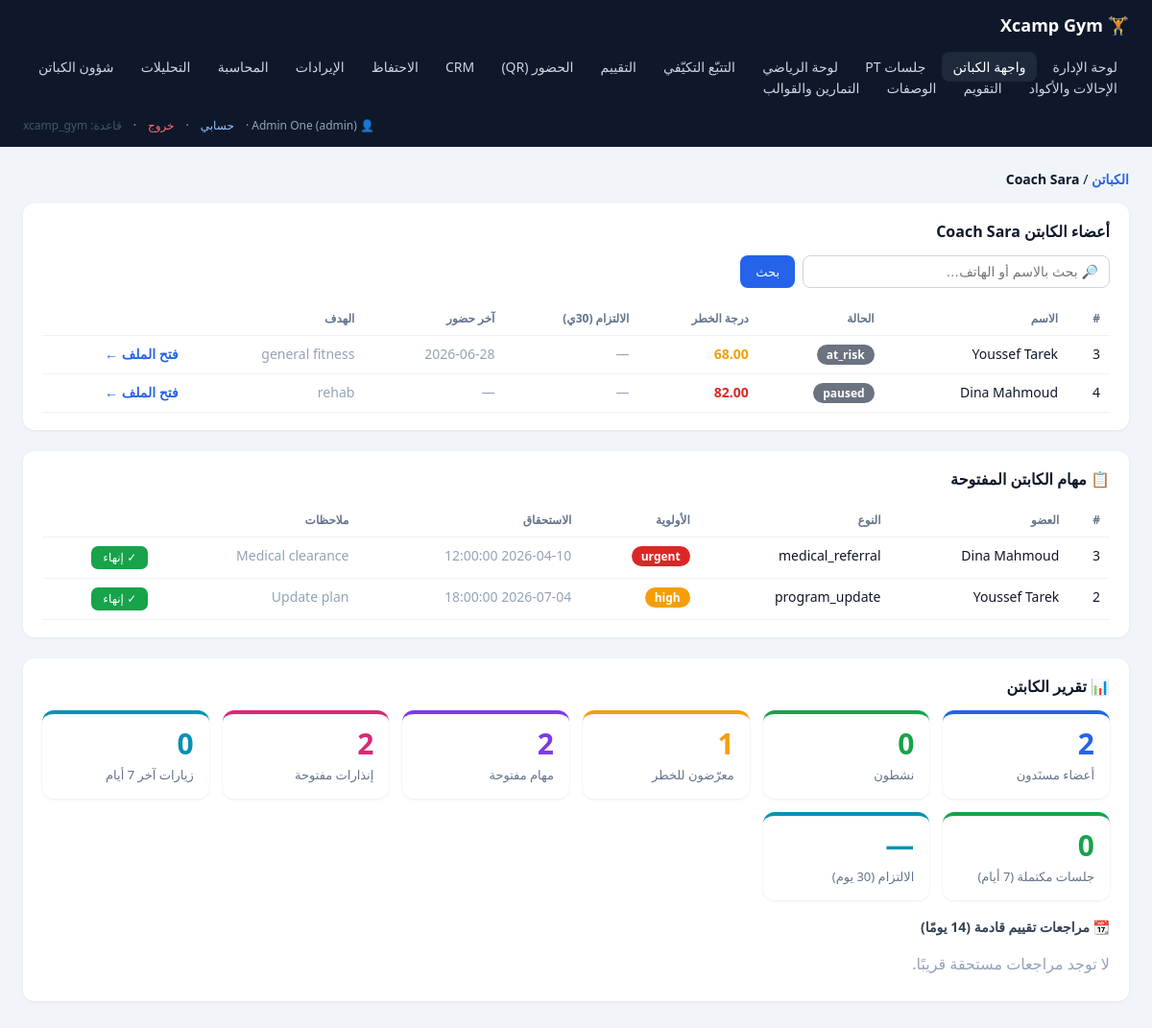
Screenshot of /dashboard/captains.php?coach=2 (signed in) with the database file from the repository.
### tables this page shows
CREATE TABLE coaches (
  coach_id BIGINT UNSIGNED AUTO_INCREMENT PRIMARY KEY,
  user_id BIGINT UNSIGNED NULL UNIQUE,
  full_name VARCHAR(150) NOT NULL,
  phone VARCHAR(30),
  specialty VARCHAR(150),
  active TINYINT(1) NOT NULL DEFAULT 1,
  created_at TIMESTAMP NOT NULL DEFAULT CURRENT_TIMESTAMP,
  updated_at TIMESTAMP NOT NULL DEFAULT CURRENT_TIMESTAMP ON UPDATE CURRENT_TIMESTAMP,
  CONSTRAINT fk_coaches_user FOREIGN KEY (user_id) REFERENCES users(user_id)
    ON DELETE SET NULL ON UPDATE CASCADE
);

CREATE TABLE members (
  member_id BIGINT UNSIGNED AUTO_INCREMENT PRIMARY KEY,
  full_name VARCHAR(150) NOT NULL,
  gender ENUM('male','female','other') NULL,
  birth_date DATE NULL,
  phone VARCHAR(30) UNIQUE,
  email VARCHAR(191) UNIQUE,
  address VARCHAR(255) NULL,
  job_title VARCHAR(120) NULL,
  join_date DATE NOT NULL,
  status ENUM('new','onboarding','active','corrective','at_risk','paused','expired','reactivated','upgraded')
    NOT NULL DEFAULT 'new',
  preferred_time VARCHAR(50) NULL,
  goal_summary VARCHAR(255) NULL,
  coach_id BIGINT UNSIGNED NULL,
  notes TEXT NULL,
  created_at TIMESTAMP NOT NULL DEFAULT CURRENT_TIMESTAMP,
  updated_at TIMESTAMP NOT NULL DEFAULT CURRENT_TIMESTAMP ON UPDATE CURRENT_TIMESTAMP,
  CONSTRAINT fk_members_coach FOREIGN KEY (coach_id) REFERENCES coaches(coach_id)
    ON DELETE SET NULL ON UPDATE CASCADE
);

CREATE TABLE tasks (
  task_id BIGINT UNSIGNED AUTO_INCREMENT PRIMARY KEY,
  member_id BIGINT UNSIGNED NULL,
  coach_id BIGINT UNSIGNED NULL,
  flag_id BIGINT UNSIGNED NULL,
  task_type ENUM('call','whatsapp','reassess','program_update','payment_followup','medical_referral','manager_review','renewal') NOT NULL,
  priority ENUM('low','medium','high','urgent') NOT NULL DEFAULT 'medium',
  status ENUM('open','doing','done','cancelled') NOT NULL DEFAULT 'open',
  due_at DATETIME NULL,
  completed_at DATETIME NULL,
  notes TEXT NULL,
  created_at TIMESTAMP NOT NULL DEFAULT CURRENT_TIMESTAMP,
  updated_at TIMESTAMP NOT NULL DEFAULT CURRENT_TIMESTAMP ON UPDATE CURRENT_TIMESTAMP,
  CONSTRAINT fk_tasks_member FOREIGN KEY (member_id) REFERENCES members(member_id)
    ON DELETE SET NULL ON UPDATE CASCADE,
  CONSTRAINT fk_tasks_coach FOREIGN KEY (coach_id) REFERENCES coaches(coach_id)
    ON DELETE SET NULL ON UPDATE CASCADE,
  CONSTRAINT fk_tasks_flag FOREIGN KEY (flag_id) REFERENCES retention_flags(flag_id)
    ON DELETE SET NULL ON UPDATE CASCADE
);

### dashboard/captains.php (the view, shortened to what this page needs)
<?php
require __DIR__ . '/db.php';
$me = require_login();
try { $pdo = db(); } catch (Throwable $e) { $error = $e->getMessage(); }
$coachId  = isset($_GET['coach'])  ? (int)$_GET['coach']  : 0;
$memberId = isset($_GET['member']) ? (int)$_GET['member'] : 0;
$isCoach = ($me['role'] === 'coach');
$coach = $pdo->prepare("SELECT * FROM coaches WHERE coach_id = ?");
$coach->execute([$coachId]);
$coach = $coach->fetch();
if (!$memberId) {
    $q = trim($_GET['q'] ?? '');
    $sql = "SELECT m.member_id, m.full_name, m.status, m.goal_summary,
                   (SELECT MAX(a.attendance_date) FROM daily_attendance a WHERE a.member_id = m.member_id AND a.attended = 1) AS last_att,
                   (SELECT a2.risk_score FROM assessments a2 WHERE a2.member_id = m.member_id ORDER BY a2.assessment_date DESC LIMIT 1) AS risk,
                   (SELECT SUM(ws.completion_status = 'completed') FROM workout_sessions ws JOIN workout_plans wp ON wp.workout_plan_id = ws.workout_plan_id
                     WHERE wp.member_id = m.member_id AND ws.session_date BETWEEN DATE_SUB(CURDATE(), INTERVAL 30 DAY) AND CURDATE()) AS comp_done,
                   (SELECT COUNT(*) FROM workout_sessions ws JOIN workout_plans wp ON wp.workout_plan_id = ws.workout_plan_id
                     WHERE wp.member_id = m.member_id AND ws.session_date BETWEEN DATE_SUB(CURDATE(), INTERVAL 30 DAY) AND CURDATE()) AS comp_total
            FROM members m WHERE m.coach_id = ?";
    $args = [$coachId];
    $members = $pdo->prepare($sql . " ORDER BY m.member_id");
    $members->execute($args);
    $members = $members->fetchAll();
    if (!$isCoach) echo '<div class="crumb"><a class="link" href="captains.php">الكباتن</a> / <strong>' . h($coach['full_name']) . '</strong></div>';
    echo '<section><h2>أعضاء الكابتن ' . h($coach['full_name']) . '</h2>';
    echo '<form method="get" style="display:flex;gap:8px;margin-bottom:14px">'
       . '<input type="hidden" name="coach" value="' . $coachId . '">'
       . '<input name="q" value="' . h($q) . '" placeholder="🔎 بحث بالاسم أو الهاتف…" style="flex:1;max-width:320px;padding:8px 11px;border:1px solid #cbd5e1;border-radius:8px;font-size:14px">'
       . '<button type="submit" style="background:#2563eb;color:#fff;border:0;padding:8px 16px;border-radius:8px;font-size:13px;cursor:pointer">بحث</button>'
       . ($q !== '' ? '<a class="link" href="captains.php?coach=' . $coachId . '" style="align-self:center;font-size:13px">إلغاء</a>' : '')
       . '</form>';
    if (!$members) echo '<div class="empty">' . ($q !== '' ? 'لا نتائج مطابقة للبحث.' : 'لا يوجد أعضاء مسنَدون.') . '</div>';
    else {
        echo '<table><tr><th>#</th><th>الاسم</th><th>الحالة</th><th>درجة الخطر</th><th>الالتزام (30ي)</th><th>آخر حضور</th><th>الهدف</th><th></th></tr>';
        foreach ($members as $m) {
            $riskColor = $m['risk'] === null ? '#94a3b8' : ($m['risk'] >= 80 ? '#dc2626' : ($m['risk'] >= 60 ? '#f59e0b' : '#16a34a'));
            if ((int)$m['comp_total'] > 0) {
                $pct = round(100 * (int)$m['comp_done'] / (int)$m['comp_total']);
                $cColor = $pct >= 75 ? '#16a34a' : ($pct >= 50 ? '#f59e0b' : '#dc2626');
                $compCell = '<strong style="color:' . $cColor . '">' . $pct . '%</strong> <span class="muted" style="font-size:11px">(' . (int)$m['comp_done'] . '/' . (int)$m['comp_total'] . ')</span>';
            } else {
                $compCell = '<span class="muted">—</span>';
            }
            echo '<tr><td>' . h($m['member_id']) . '</td><td>' . h($m['full_name']) . '</td><td><span class="badge">' . h($m['status']) . '</span></td>' .
                 '<td><strong style="color:' . $riskColor . '">' . h($m['risk'] ?? '—') . '</strong></td>' .
                 '<td>' . $compCell . '</td>' .
                 '<td class="muted">' . h($m['last_att'] ?? '—') . '</td><td class="muted">' . h($m['goal_summary']) .
                 '</td><td><a class="link" href="captains.php?coach=' . $coachId . '&member=' . (int)$m['member_id'] . '">فتح الملف ←</a></td></tr>';
        }
        echo '</table>';
    }
    echo '</section>';
    $ctasks = $pdo->prepare("SELECT t.task_id, t.task_type, t.priority, t.status, t.due_at, t.notes, m.full_name AS member_name
                             FROM tasks t LEFT JOIN members m ON m.member_id = t.member_id
                             WHERE t.coach_id = ? AND t.status IN ('open','doing')
                             ORDER BY FIELD(t.priority,'urgent','high','medium','low'), t.due_at");
    $ctasks->execute([$coachId]);
    $ctasks = $ctasks->fetchAll();
    $prB = ['urgent'=>'#dc2626','high'=>'#f59e0b','medium'=>'#2563eb','low'=>'#6b7280'];
    echo '<section><h2>📋 مهام الكابتن المفتوحة</h2>';
    if (!$ctasks) echo '<div class="empty">لا توجد مهام مفتوحة. 🎉</div>';
    else {
        echo '<table><tr><th>#</th><th>العضو</th><th>النوع</th><th>الأولوية</th><th>الاستحقاق</th><th>ملاحظات</th><th></th></tr>';
        foreach ($ctasks as $t) {
            echo '<tr><td>' . h($t['task_id']) . '</td><td>' . h($t['member_name'] ?? '—') . '</td><td>' . h($t['task_type']) .
                 '</td><td><span class="badge" style="background:' . ($prB[$t['priority']] ?? '#6b7280') . '">' . h($t['priority']) . '</span></td>' .
                 '<td class="muted">' . h($t['due_at'] ?? '') . '</td><td class="muted">' . h($t['notes']) . '</td>' .
                 '<td><form method="post" style="margin:0">' . csrf_field() . '<input type="hidden" name="action" value="complete_task">' .
                 '<input type="hidden" name="task_id" value="' . (int)$t['task_id'] . '">' .
                 '<button type="submit" style="background:#16a34a;color:#fff;border:0;padding:5px 12px;border-radius:7px;font-size:12px;cursor:pointer">✓ إنهاء</button></form></td></tr>';
        }
        echo '</table>';
    }
    echo '</section>';
    $rep = $pdo->prepare("SELECT
        COUNT(*) AS total,
        SUM(CASE WHEN m.status IN ('active','onboarding','reactivated','upgraded') THEN 1 ELSE 0 END) AS active_cnt,
        SUM(CASE WHEN m.status IN ('at_risk','corrective') THEN 1 ELSE 0 END) AS risk_cnt,
        (SELECT COUNT(*) FROM retention_flags rf JOIN members m2 ON m2.member_id = rf.member_id
          WHERE m2.coach_id = c.cid AND rf.status IN ('open','in_progress')) AS open_flags,
        (SELECT COUNT(*) FROM daily_attendance a JOIN members m3 ON m3.member_id = a.member_id
          WHERE m3.coach_id = c.cid AND a.attended = 1 AND a.attendance_date >= DATE_SUB(CURDATE(), INTERVAL 7 DAY)) AS visits_7d,
        (SELECT COUNT(*) FROM workout_sessions ws JOIN workout_plans wp ON wp.workout_plan_id = ws.workout_plan_id
          WHERE wp.coach_id = c.cid AND ws.completion_status = 'completed'
            AND ws.session_date >= DATE_SUB(CURDATE(), INTERVAL 7 DAY)) AS done_sessions_7d
        FROM (SELECT ? AS cid) c LEFT JOIN members m ON m.coach_id = c.cid GROUP BY c.cid");
    $rep->execute([$coachId]);
    $rep = $rep->fetch() ?: [];
    $reviews = $pdo->prepare("SELECT m.member_id, m.full_name, MAX(a.next_review_date) AS review_date
                              FROM assessments a JOIN members m ON m.member_id = a.member_id
                              WHERE m.coach_id = ? AND a.next_review_date BETWEEN CURDATE() AND DATE_ADD(CURDATE(), INTERVAL 14 DAY)
                              GROUP BY m.member_id, m.full_name ORDER BY review_date");
    $reviews->execute([$coachId]);
    $reviews = $reviews->fetchAll();
    $comp = $pdo->prepare("SELECT SUM(ws.completion_status = 'completed') AS d, COUNT(*) AS t
                           FROM workout_sessions ws
                           JOIN workout_plans wp ON wp.workout_plan_id = ws.workout_plan_id
                           JOIN members m ON m.member_id = wp.member_id
                           WHERE m.coach_id = ? AND ws.session_date BETWEEN DATE_SUB(CURDATE(), INTERVAL 30 DAY) AND CURDATE()");
    $comp->execute([$coachId]);
    $comp = $comp->fetch();
    $compPct = ((int)($comp['t'] ?? 0)) > 0 ? round(100 * (int)$comp['d'] / (int)$comp['t']) . '%' : '—';
    $repCards = [
        ['أعضاء مسنَدون', $rep['total'] ?? 0, '#2563eb'],
        ['نشطون', $rep['active_cnt'] ?? 0, '#16a34a'],
        ['معرّضون للخطر', $rep['risk_cnt'] ?? 0, '#f59e0b'],
        ['مهام مفتوحة', count($ctasks), '#7c3aed'],
        ['إنذارات مفتوحة', $rep['open_flags'] ?? 0, '#db2777'],
        ['زيارات آخر 7 أيام', $rep['visits_7d'] ?? 0, '#0891b2'],
        ['جلسات مكتملة (7 أيام)', $rep['done_sessions_7d'] ?? 0, '#16a34a'],
        ['الالتزام (30 يوم)', $compPct, '#0891b2'],
    ];
    echo '<section><h2>📊 تقرير الكابتن</h2><div class="kpis" style="margin-bottom:8px">';
    foreach ($repCards as [$l, $n, $clr]) {
        echo '<div class="card" style="--c:' . $clr . '"><div class="n" style="color:' . $clr . '">' . h($n) . '</div><div class="l">' . h($l) . '</div></div>';
    }
    echo '</div>';
    echo '<h3>📆 مراجعات تقييم قادمة (14 يومًا)</h3>';
    if (!$reviews) echo '<div class="empty">لا توجد مراجعات مستحقة قريبًا.</div>';
    echo '</section>';
    page_foot(); exit;
}
?>

### dashboard/db.php (style rules this page uses)
* { box-sizing: border-box; }
html, body { overflow-x: hidden; }
body { margin:0; font-family: system-ui, "Segoe UI", Tahoma, sans-serif; background:#f1f5f9; color:#0f172a; max-width:100%; }
.kpis { display:grid; grid-template-columns:repeat(auto-fit,minmax(150px,1fr)); gap:14px; margin-bottom:26px; }
.card { background:#fff; border-radius:12px; padding:16px; box-shadow:0 1px 3px rgba(0,0,0,.08); border-top:4px solid var(--c,#2563eb); }
.card .n { font-size:30px; font-weight:800; line-height:1; }
.card .l { color:#64748b; font-size:13px; margin-top:8px; }
section { background:#fff; border-radius:12px; padding:18px 20px; margin-bottom:22px; box-shadow:0 1px 3px rgba(0,0,0,.06); }
section h2 { margin:0 0 14px; font-size:16px; }
section h3 { margin:18px 0 8px; font-size:14px; color:#334155; }
table { width:100%; border-collapse:collapse; font-size:14px; }
th, td { text-align:right; padding:9px 10px; border-bottom:1px solid #eef2f7; vertical-align:top; }
th { color:#64748b; font-weight:600; font-size:12px; }
a.link { color:#2563eb; text-decoration:none; font-weight:600; }
.badge { display:inline-block; padding:2px 10px; border-radius:999px; color:#fff; font-size:12px; font-weight:600; background:#6b7280; }
.muted { color:#94a3b8; }
.empty { color:#94a3b8; padding:10px 0; }
.crumb { margin-bottom:16px; font-size:14px; }

### rows the page displays
coaches: full_name "Coach Sara"
members: member_id "3", full_name "Youssef Tarek", status "at_risk", risk "68.00", last_att "2026-06-28", goal_summary "general fitness"
members: member_id "4", full_name "Dina Mahmoud", status "paused", risk "82.00", last_att "—", goal_summary "rehab"
tasks: task_id "3", member.full_name "Dina Mahmoud", task_type "medical_referral", priority "urgent", due_at "2026-04-10 12:00:00", notes "Medical clearance"
tasks: task_id "2", member.full_name "Youssef Tarek", task_type "program_update", priority "high", due_at "2026-07-04 18:00:00", notes "Update plan"

### other values shown
$u['name'] "Admin One"
$u['role'] "admin"
$db "xcamp_gym"
$n "2"
$l "أعضاء مسنَدون"
$n "0"
$l "نشطون"
$n "1"
$l "معرّضون للخطر"
$l "مهام مفتوحة"
$l "إنذارات مفتوحة"
$l "زيارات آخر 7 أيام"
$l "جلسات مكتملة (7 أيام)"
$n "—"
$l "الالتزام (30 يوم)"
